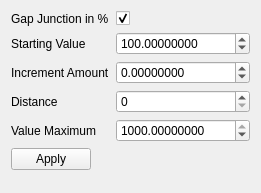
<?xml version="1.0" encoding="UTF-8"?>
<ui version="4.0">
 <class>ConductivityEditor</class>
 <widget class="QWidget" name="ConductivityEditor">
  <property name="geometry">
   <rect>
    <x>0</x>
    <y>0</y>
    <width>261</width>
    <height>193</height>
   </rect>
  </property>
  <property name="windowTitle">
   <string>Conductivity Editor</string>
  </property>
  <layout class="QFormLayout" name="formLayout">
   <item row="2" column="0">
    <widget class="QLabel" name="startingValueLabel">
     <property name="toolTip">
      <string>&lt;html&gt;&lt;head/&gt;&lt;body&gt;&lt;p&gt;The value that will be assigned to the selected nodes&lt;/p&gt;&lt;/body&gt;&lt;/html&gt;</string>
     </property>
     <property name="text">
      <string>Starting Value</string>
     </property>
    </widget>
   </item>
   <item row="2" column="1">
    <widget class="QDoubleSpinBox" name="startingValueDoubleSpinBox">
     <property name="decimals">
      <number>8</number>
     </property>
     <property name="maximum">
      <double>1000.000000000000000</double>
     </property>
     <property name="value">
      <double>100.000000000000000</double>
     </property>
    </widget>
   </item>
   <item row="3" column="0">
    <widget class="QLabel" name="incrementAmountLabel">
     <property name="text">
      <string>Increment Amount</string>
     </property>
    </widget>
   </item>
   <item row="3" column="1">
    <widget class="QDoubleSpinBox" name="incrementAmountDoubleSpinBox">
     <property name="decimals">
      <number>8</number>
     </property>
     <property name="minimum">
      <double>-1000.000000000000000</double>
     </property>
     <property name="maximum">
      <double>1000.000000000000000</double>
     </property>
    </widget>
   </item>
   <item row="4" column="0">
    <widget class="QLabel" name="distanceLabel">
     <property name="toolTip">
      <string>&lt;html&gt;&lt;head/&gt;&lt;body&gt;&lt;p&gt;The starting value will be incremented by Increment Amount for each distance.&lt;/p&gt;&lt;/body&gt;&lt;/html&gt;</string>
     </property>
     <property name="text">
      <string>Distance</string>
     </property>
    </widget>
   </item>
   <item row="4" column="1">
    <widget class="QSpinBox" name="distanceSpinBox">
     <property name="maximum">
      <number>999</number>
     </property>
     <property name="value">
      <number>0</number>
     </property>
    </widget>
   </item>
   <item row="5" column="0">
    <widget class="QLabel" name="valueMaximumLabel">
     <property name="toolTip">
      <string>&lt;html&gt;&lt;head/&gt;&lt;body&gt;&lt;p&gt;After this value has been reached all cells farther away will have this conductivity&lt;/p&gt;&lt;/body&gt;&lt;/html&gt;</string>
     </property>
     <property name="text">
      <string>Value Maximum</string>
     </property>
    </widget>
   </item>
   <item row="5" column="1">
    <widget class="QDoubleSpinBox" name="valueMaximumDoubleSpinBox">
     <property name="decimals">
      <number>8</number>
     </property>
     <property name="maximum">
      <double>1000.000000000000000</double>
     </property>
     <property name="value">
      <double>1000.000000000000000</double>
     </property>
    </widget>
   </item>
   <item row="6" column="0">
    <widget class="QPushButton" name="applyButton">
     <property name="text">
      <string>Apply</string>
     </property>
    </widget>
   </item>
   <item row="1" column="1">
    <widget class="QCheckBox" name="percValuesCheckBox">
     <property name="text">
      <string/>
     </property>
     <property name="checked">
      <bool>true</bool>
     </property>
    </widget>
   </item>
   <item row="1" column="0">
    <widget class="QLabel" name="label">
     <property name="text">
      <string>Gap Junction in %</string>
     </property>
    </widget>
   </item>
  </layout>
 </widget>
 <resources/>
 <connections/>
</ui>
